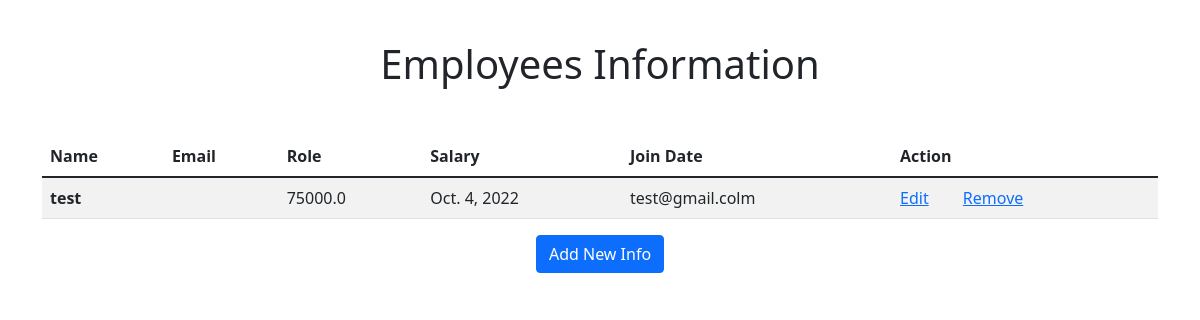
The page / on the database its author committed.
### emp/models.py (models this page shows, shortened)
class Emp(models.Model):
    emp_name = models.CharField(max_length=100)
    dept = models.ForeignKey(Dept, on_delete=models.CASCADE, null=True)
    emp_salary = models.FloatField()
    date_join = models.DateField()
    emp_address = models.TextField()

### emp/views.py (the view)
# urls.py: path('', views.emp_list, name='emp_list'),
def emp_list(request):
    emp = Emp.objects.all()
    context = {
        'emp': emp,
    }
    return render(request, 'emp/list.html', context)

### emp/templates/emp/list.html (shortened to what this page needs)
{% extends 'base.html' %}
{% block content %}
    <h1 style="text-align: center; padding-top: 1em; padding-bottom: 1em;">Employees Information</h1>
    <table class="table table-striped">
        <thead>
            <tr>
                <th scope="col">Name</th>
                <th scope="col">Email</th>
                <th scope="col">Role</th>
                <th scope="col">Salary</th>
                <th scope="col">Join Date</th>
                <th scope="col">Action</th>
            </tr>
        </thead>
        <tbody>
            {% for employee in emp %}
                <tr>
                    <th scope="row">{{ employee.emp_name }}</th>
                    <td>{{ employee.emp_dept }}</td>
                    <td>{{ employee.emp_salary }}</td>
                    <td>{{ employee.date_join }}</td>
                    <td>{{ employee.emp_address }}</td>
                    <td>
                        <a style="margin-right: 30px;" href="{% url 'edit_emp' %}">Edit</a>
                        <a href="{% url 'delete_emp' %}">Remove</a>
                    </td>
                </tr>
            {% endfor %}
        </tbody>
    </table>
    <div class="text-center">
        <a href="{% url 'create_emp' %}"><button type="button" class="btn btn-primary">Add New Info</button></a>
    </div>
{% endblock content %}

### rows shown on the page
Emp: emp_name "test", emp_salary "75000.0", date_join "Oct. 4, 2022", emp_address "test@gmail.colm"
